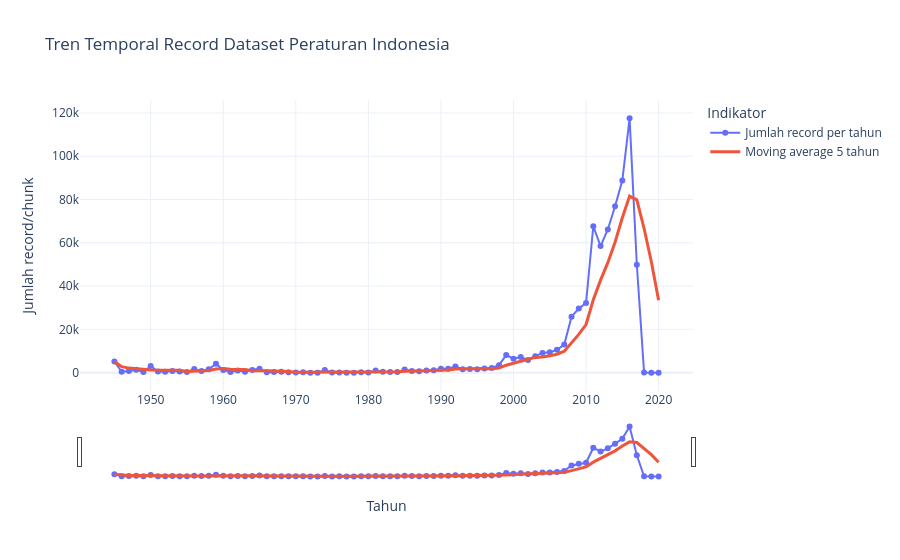

Notebook cell for this chart:
### Markdown cell above
## Bagian 4. Visualisasi Interaktif

### Visualisasi 1. Tren jumlah record per tahun

Grafik menampilkan jumlah record/chunk per tahun dan moving average lima tahun. Range slider digunakan untuk memperbesar rentang tahun tertentu.

### Code cell
fig1 = go.Figure()

fig1.add_trace(go.Scatter(
    x=data_tahunan["year"].to_list(),
    y=data_tahunan["jumlah_record"].to_list(),
    mode="lines+markers",
    name="Jumlah record per tahun",
    hovertemplate="Tahun: %{x}<br>Jumlah record: %{y:,}<extra></extra>"
))

fig1.add_trace(go.Scatter(
    x=data_tahunan["year"].to_list(),
    y=data_tahunan["moving_average_5_tahun"].to_list(),
    mode="lines",
    name="Moving average 5 tahun",
    line=dict(width=3),
    hovertemplate="Tahun: %{x}<br>MA 5 tahun: %{y:,.2f}<extra></extra>"
))

fig1.update_layout(
    title="Tren Temporal Record Dataset Peraturan Indonesia",
    xaxis_title="Tahun",
    yaxis_title="Jumlah record/chunk",
    hovermode="x unified",
    template="plotly_white",
    legend_title="Indikator"
)

fig1.update_xaxes(rangeslider_visible=True)
fig1.show()

### Figure 1 — Plotly figure (JSON) as saved in the notebook; plotly's stock layout.template omitted (floating-point values rounded to 4 significant figures)
{"data": [{"hovertemplate": "Tahun: %{x}<br>Jumlah record: %{y:,}<extra></extra>", "mode": "lines+markers", "name": "Jumlah record per tahun", "type": "scatter", "x": [1945, 1946, 1947, 1948, 1949, 1950, 1951, 1952, 1953, 1954, 1955, 1956, 1957, 1958, 1959, 1960, 1961, 1962, 1963, 1964, 1965, 1966, 1967, 1968, 1969, 1970, 1971, 1972, 1973, 1974, 1975, 1976, 1977, 1978, 1979, 1980, 1981, 1982, 1983, 1984, 1985, 1986, 1987, 1988, 1989, 1990, 1991, 1992, 1993, 1994, 1995, 1996, 1997, 1998, 1999, 2000, 2001, 2002, 2003, 2004, 2005, 2006, 2007, 2008, 2009, 2010, 2011, 2012, 2013, 2014, 2015, 2016, 2017, 2018, 2019, 2020], "y": [5156, 430, 793, 1357, 328, 3122, 583, 405, 797, 595, 280, 1657, 788, 1579, 4163, 1279, 284, 1051, 480, 1210, 1870, 152, 366, 403, 261, 139, 182, 8, 17, 1220, 61, 122, 23, 18, 155, 126, 1059, 397, 337, 276, 1485, 777, 637, 1054, 1084, 1794, 1790, 2829, 1641, 1718, 1615, 1918, 2157, 3491, 8118, 6497, 7234, 5862, 7652, 9132, 9410, 10569, 13003, 25882, 29604, 32159, 67646, 58492, 66173, 76857, 88739, 117505, 49833, 97, 0, 6]}, {"hovertemplate": "Tahun: %{x}<br>MA 5 tahun: %{y:,.2f}<extra></extra>", "line": {"width": 3}, "mode": "lines", "name": "Moving average 5 tahun", "type": "scatter", "x": [1945, 1946, 1947, 1948, 1949, 1950, 1951, 1952, 1953, 1954, 1955, 1956, 1957, 1958, 1959, 1960, 1961, 1962, 1963, 1964, 1965, 1966, 1967, 1968, 1969, 1970, 1971, 1972, 1973, 1974, 1975, 1976, 1977, 1978, 1979, 1980, 1981, 1982, 1983, 1984, 1985, 1986, 1987, 1988, 1989, 1990, 1991, 1992, 1993, 1994, 1995, 1996, 1997, 1998, 1999, 2000, 2001, 2002, 2003, 2004, 2005, 2006, 2007, 2008, 2009, 2010, 2011, 2012, 2013, 2014, 2015, 2016, 2017, 2018, 2019, 2020], "y": [5156, 2793, 2126.0, 1934, 1613.0, 1206, 1237.0, 1159, 1047, 1100.0, 532, 746.8, 823.4, 979.8, 1693.0, 1893.0, 1619.0, 1671.0, 1451.0, 860.8, 979, 952.6, 815.6, 800.2, 610.4, 264.2, 270.2, 198.6, 121.4, 313.2, 297.6, 285.6, 288.6, 288.8, 75.8, 88.8, 276.2, 351, 414.8, 439, 710.8, 654.4, 702.4, 845.8, 1007.0, 1069.0, 1272.0, 1710.0, 1828.0, 1954.0, 1919.0, 1944.0, 1810.0, 2180.0, 3460.0, 4436.0, 5499.0, 6240.0, 7073.0, 7275.0, 7858, 8525, 9953.0, 13600.0, 17690.0, 22240.0, 33660.0, 42760.0, 50810.0, 60270.0, 71580.0, 81550.0, 79820.0, 66610.0, 51230.0, 33490.0]}], "layout": {"hovermode": "x unified", "legend": {"title": {"text": "Indikator"}}, "title": {"text": "Tren Temporal Record Dataset Peraturan Indonesia"}, "xaxis": {"rangeslider": {"visible": true}, "title": {"text": "Tahun"}}, "yaxis": {"title": {"text": "Jumlah record/chunk"}}}}
